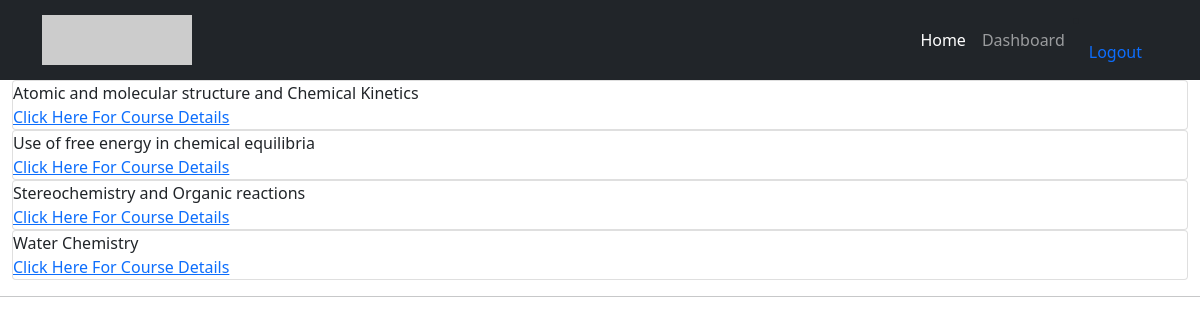
Page /view_course/Chemistry/ (signed in) on the committed database.
### lms/models.py (models this page shows, shortened)
class Course_details(models.Model):
    subject = models.CharField(max_length=200)
    topic1 = models.CharField(max_length=200)
    topic2 = models.CharField(max_length=200)
    topic3 = models.CharField(max_length=200)
    topic4 = models.CharField(max_length=200)

### lms/views.py (the view)
# urls.py: path('view_course/<str:pk>/', views.view_course, name="view_course"),
@login_required(login_url='login')
def view_course(request,pk):
	obj=Course_details.objects.all()
	topics=obj.filter(subject=pk)
	content={'topics':topics}
	return render(request,'topics_list.html',content)

### lms/templates/topics_list.html
{% extends 'base.html' %}
{% load static %}
{% block content %}
{% for i in topics %}
<div class="row">
    <div class="col s12 m6">
      <div class="card blue-grey darken-1">
        <div class="card-content white-text">
          <span class="card-title">{{i.topic1}}</span>
        </div>
        <div class="card-action">
            <a href="{% url 'tutorials' i.topic1 %}"> Click Here For Course Details</a>
        </div>
      </div>
    </div>
  </div>
  <div class="row">
    <div class="col s12 m6">
      <div class="card blue-grey darken-1">
        <div class="card-content white-text">
          <span class="card-title">{{i.topic2}}</span>
        </div>
        <div class="card-action">
          <a href="{% url 'tutorials' i.topic2 %}"> Click Here For Course Details</a>
        </div>
      </div>
    </div>
  </div>
  <div class="row">
    <div class="col s12 m6">
      <div class="card blue-grey darken-1">
        <div class="card-content white-text">
          <span class="card-title">{{i.topic3}}</span>
        </div>
        <div class="card-action">
            <a href="{% url 'tutorials' i.topic3 %}"> Click Here For Course Details</a>
        </div>
      </div>
    </div>
  </div>
  <div class="row">
    <div class="col s12 m6">
      <div class="card blue-grey darken-1">
        <div class="card-content white-text">
          <span class="card-title">{{i.topic4}}</span>
        </div>
        <div class="card-action">
            <a href="{% url 'tutorials' i.topic4 %}"> Click Here For Course Details</a>
        </div>
      </div>
    </div>
  </div>
  {% endfor %}
  {% endblock %}

### rows in the picture
Course_details: topic1 "Atomic and molecular structure and Chemical Kinetics", topic2 "Use of free energy in chemical equilibria", topic3 "Stereochemistry and Organic reactions", topic4 "Water Chemistry"
